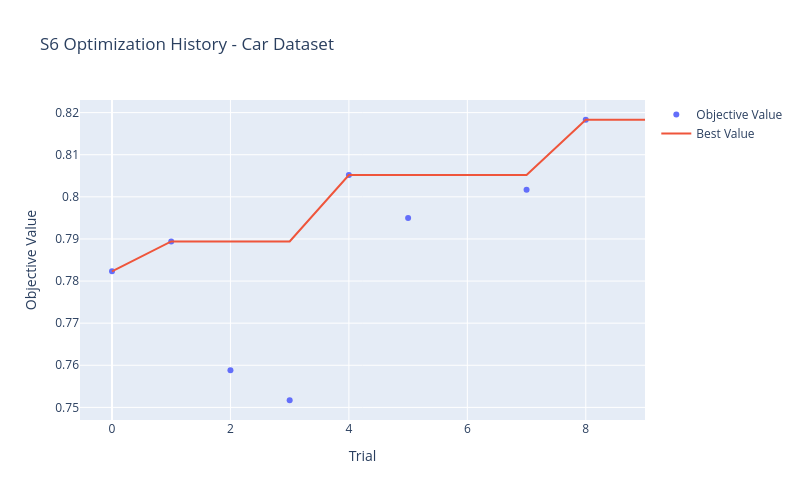

Notebook code for this chart:
### Code cell
# Mostrar optimization history directamente en notebook
fig = optuna.visualization.plot_optimization_history(study)
fig.update_layout(
    title="S6 Optimization History - Car Dataset",
    width=800,
    height=500
)
fig.show()

### Figure 1 — Plotly figure (JSON) as saved in the notebook; plotly's stock layout.template omitted (floating-point values rounded to 4 significant figures)
{"data": [{"mode": "markers", "name": "Objective Value", "type": "scatter", "x": [0, 1, 2, 3, 4, 5, 7, 8], "y": [0.7823, 0.7894, 0.7588, 0.7517, 0.8052, 0.7949, 0.8017, 0.8183]}, {"mode": "lines", "name": "Best Value", "type": "scatter", "x": [0, 1, 2, 3, 4, 5, 6, 7, 8, 9], "y": [0.7823, 0.7894, 0.7894, 0.7894, 0.8052, 0.8052, 0.8052, 0.8052, 0.8183, 0.8183]}, {"marker": {"color": "#cccccc"}, "mode": "markers", "name": "Infeasible Trial", "showlegend": false, "type": "scatter", "x": [], "y": []}], "layout": {"height": 500, "title": {"text": "S6 Optimization History - Car Dataset"}, "width": 800, "xaxis": {"title": {"text": "Trial"}}, "yaxis": {"title": {"text": "Objective Value"}}}}
